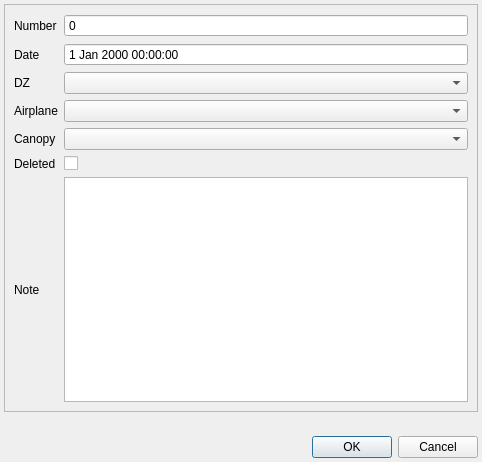
<?xml version="1.0" encoding="UTF-8"?>
<ui version="4.0">
 <class>N3JumpEditor</class>
 <widget class="QDialog" name="N3JumpEditor">
  <property name="windowModality">
   <enum>Qt::WindowModal</enum>
  </property>
  <property name="geometry">
   <rect>
    <x>0</x>
    <y>0</y>
    <width>482</width>
    <height>462</height>
   </rect>
  </property>
  <property name="windowTitle">
   <string>Jump edit</string>
  </property>
  <property name="modal">
   <bool>true</bool>
  </property>
  <layout class="QVBoxLayout" name="verticalLayout_2">
   <property name="spacing">
    <number>4</number>
   </property>
   <property name="leftMargin">
    <number>4</number>
   </property>
   <property name="topMargin">
    <number>4</number>
   </property>
   <property name="rightMargin">
    <number>4</number>
   </property>
   <property name="bottomMargin">
    <number>4</number>
   </property>
   <item>
    <layout class="QVBoxLayout" name="verticalLayout">
     <item>
      <widget class="QFrame" name="frame">
       <property name="frameShape">
        <enum>QFrame::StyledPanel</enum>
       </property>
       <property name="frameShadow">
        <enum>QFrame::Raised</enum>
       </property>
       <layout class="QGridLayout" name="gridLayout_2">
        <item row="0" column="0">
         <layout class="QGridLayout" name="gridLayout">
          <item row="3" column="0">
           <widget class="QLabel" name="label_4">
            <property name="text">
             <string>Airplane</string>
            </property>
           </widget>
          </item>
          <item row="5" column="1">
           <widget class="QCheckBox" name="cbxDeleted">
            <property name="enabled">
             <bool>true</bool>
            </property>
            <property name="text">
             <string/>
            </property>
            <property name="checkable">
             <bool>true</bool>
            </property>
            <property name="checked">
             <bool>false</bool>
            </property>
           </widget>
          </item>
          <item row="0" column="0">
           <widget class="QLabel" name="label">
            <property name="text">
             <string>Number</string>
            </property>
           </widget>
          </item>
          <item row="2" column="1">
           <widget class="QComboBox" name="cbDZ">
            <property name="styleSheet">
             <string notr="true"/>
            </property>
            <property name="frame">
             <bool>true</bool>
            </property>
           </widget>
          </item>
          <item row="3" column="1">
           <widget class="QComboBox" name="cbAirplane"/>
          </item>
          <item row="2" column="0">
           <widget class="QLabel" name="label_3">
            <property name="text">
             <string>DZ</string>
            </property>
           </widget>
          </item>
          <item row="5" column="0">
           <widget class="QLabel" name="label_6">
            <property name="text">
             <string>Deleted</string>
            </property>
           </widget>
          </item>
          <item row="4" column="1">
           <widget class="QComboBox" name="cbCanopy"/>
          </item>
          <item row="1" column="0">
           <widget class="QLabel" name="label_2">
            <property name="text">
             <string>Date</string>
            </property>
           </widget>
          </item>
          <item row="4" column="0">
           <widget class="QLabel" name="label_5">
            <property name="text">
             <string>Canopy</string>
            </property>
           </widget>
          </item>
          <item row="0" column="1">
           <widget class="QSpinBox" name="spnNumber">
            <property name="enabled">
             <bool>true</bool>
            </property>
            <property name="readOnly">
             <bool>true</bool>
            </property>
            <property name="buttonSymbols">
             <enum>QAbstractSpinBox::NoButtons</enum>
            </property>
            <property name="maximum">
             <number>999999999</number>
            </property>
           </widget>
          </item>
          <item row="1" column="1">
           <widget class="QDateTimeEdit" name="deDate">
            <property name="enabled">
             <bool>true</bool>
            </property>
            <property name="readOnly">
             <bool>true</bool>
            </property>
            <property name="buttonSymbols">
             <enum>QAbstractSpinBox::NoButtons</enum>
            </property>
           </widget>
          </item>
          <item row="6" column="0">
           <widget class="QLabel" name="label_7">
            <property name="text">
             <string>Note</string>
            </property>
           </widget>
          </item>
          <item row="6" column="1">
           <widget class="QPlainTextEdit" name="teNote"/>
          </item>
         </layout>
        </item>
       </layout>
      </widget>
     </item>
     <item>
      <spacer name="horizontalSpacer">
       <property name="orientation">
        <enum>Qt::Horizontal</enum>
       </property>
       <property name="sizeHint" stdset="0">
        <size>
         <width>40</width>
         <height>20</height>
        </size>
       </property>
      </spacer>
     </item>
     <item>
      <widget class="QDialogButtonBox" name="buttonBox">
       <property name="standardButtons">
        <set>QDialogButtonBox::Cancel|QDialogButtonBox::Ok</set>
       </property>
      </widget>
     </item>
    </layout>
   </item>
  </layout>
 </widget>
 <resources/>
 <connections/>
</ui>
